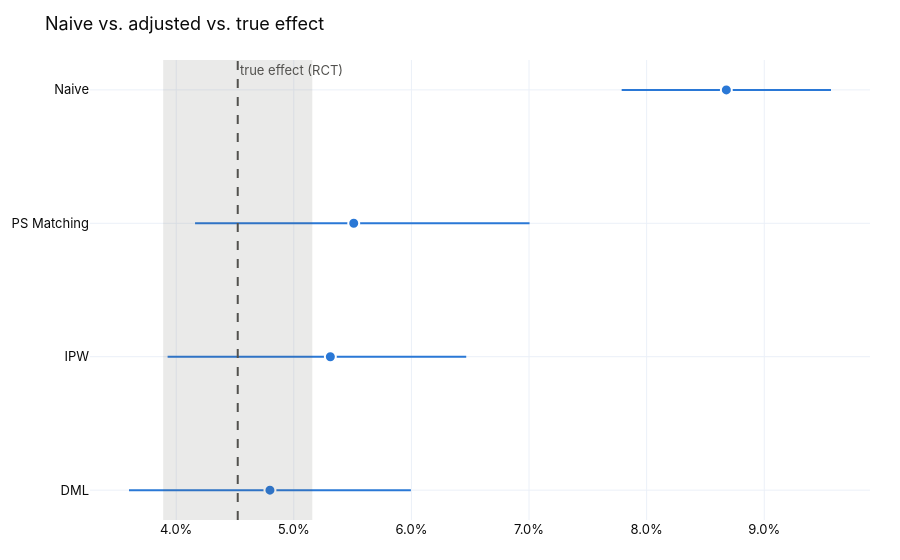

The cell this chart's notebook holds for it:
### Code cell
save(estimate_plot(summary, truth), "hero", height=380)

### Figure 1 — Plotly figure (JSON) as saved in the notebook; plotly's stock layout.template omitted (floating-point values rounded to 4 significant figures)
{"data": [{"error_x": {"array": [0.008899, 0.01495, 0.01155, 0.01198], "arrayminus": [0.008899, 0.01349, 0.01384, 0.01198], "color": "#2a78d6", "thickness": 2, "type": "data", "width": 0}, "hovertemplate": "%{y}: %{x:.2%}<extra></extra>", "marker": {"color": "#2a78d6", "line": {"color": "white", "width": 2}, "size": 11}, "mode": "markers", "type": "scatter", "x": [0.08678, 0.0551, 0.05311, 0.04797], "y": ["Naive", "PS Matching", "IPW", "DML"]}], "layout": {"annotations": [{"font": {"color": "#52514e"}, "showarrow": false, "text": "true effect (RCT)", "x": 0.04523, "xanchor": "left", "xref": "x", "y": 1, "yanchor": "top", "yref": "y domain"}], "font": {"color": "#0b0b0b", "family": "Inter, Helvetica, Arial, sans-serif", "size": 13}, "margin": {"b": 40, "l": 40, "r": 30, "t": 60}, "shapes": [{"fillcolor": "#52514e", "line": {"width": 0}, "opacity": 0.12, "type": "rect", "x0": 0.03889, "x1": 0.05157, "xref": "x", "y0": 0, "y1": 1, "yref": "y domain"}, {"line": {"color": "#52514e", "dash": "dash", "width": 2}, "type": "line", "x0": 0.04523, "x1": 0.04523, "xref": "x", "y0": 0, "y1": 1, "yref": "y domain"}], "showlegend": false, "title": {"text": "Naive vs. adjusted vs. true effect"}, "xaxis": {"tickformat": ".1%"}, "yaxis": {"autorange": "reversed"}}}
